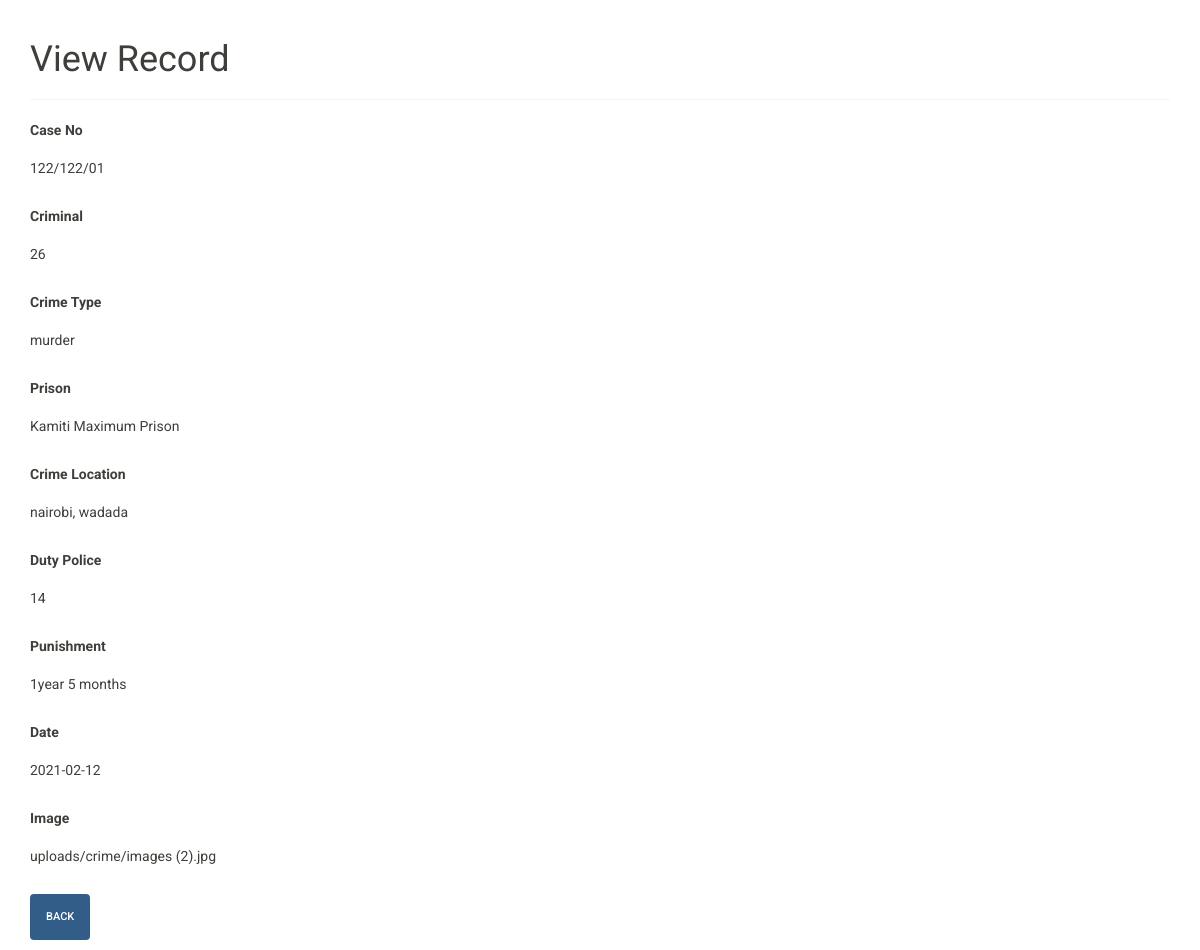
/read-crime.php?id=37, run on the app's committed database.
### tables this page shows
CREATE TABLE `crime` (
 `id` int(11) NOT NULL,
 `caseno` varchar(250) NOT NULL,
 `punishment` varchar(250) DEFAULT NULL,
 `criminal_ID` int(11) DEFAULT NULL,
 `crimeType` varchar(250) DEFAULT NULL,
 `crimeCategory` varchar(250) DEFAULT NULL,
 `prison` varchar(250) DEFAULT NULL,
 `court` varchar(250) DEFAULT NULL,
 `date` date DEFAULT NULL,
 `place` varchar(250) DEFAULT NULL,
 `description` longtext,
 `police_Id` int(11) DEFAULT NULL,
 `image` varchar(250) DEFAULT NULL,
 `uploads_on` datetime NOT NULL
);

### read-crime.php (the view, shortened to what this page needs)
<!DOCTYPE html>
<html lang="en">
<head>
  <link rel="stylesheet" href="css/bootstrap.min.css">
</head>
<body>
  <?php
  if (isset($_GET["id"]) && !empty(trim($_GET["id"]))) {
    require_once "server.php";
    $id = trim($_GET["id"]);
    $query = mysqli_query($db, "SELECT * FROM crime WHERE ID = '$id'");
    if ($row = mysqli_fetch_assoc($query)) {
      $caseno   = $row['caseno'];
      $Punishment    = $row["punishment"];
      $Criminal = $row['criminal_ID'];
      $CrimeType = $row["crimeType"];
      $Prison = $row["prison"];
      $Date = $row["date"];
      $Place = $row["place"];
      $PoliceId = $row["police_Id"];
      $Image = $row["image"];
    } else {
      exit();
    }
  } else {
    header("location: home.php");
    exit();
  }
  ?>
  <div class="wrapper">
    <div class="container-fluid">
      <div class="col-md-12">
        <div class="page-header">
          <h1>View Record</h1>
        </div>
        <div class="form-group">
          <label>Case No</label>
          <p class="form-control-static"><?php echo $caseno ?></p>
        </div>
        <div class="form-group">
          <label>Criminal</label>
          <p class="form-control-static"><?php echo $Criminal ?></p>
        </div>
        <div class="form-group">
          <label>Crime Type</label>
          <p class="form-control-static"><?php echo $CrimeType ?></p>
        </div>
        <div class="form-group">
          <label>Prison</label>
          <p class="form-control-static"><?php echo $Prison ?></p>
        </div>
        <div class="form-group">
          <label>Crime Location</label>
          <p class="form-control-static"><?php echo $Place ?></p>
        </div>
        <div class="form-group">
          <label>Duty Police</label>
          <p class="form-control-static"><?php echo $PoliceId ?></p>
        </div>
        <div class="form-group">
          <label>Punishment</label>
          <p class="form-control-static"><?php echo $Punishment ?></p>
        </div>
        <div class="form-group">
          <label>Date</label>
          <p class="form-control-static"><?php echo $Date ?></p>
        </div>
        <div class="form-group">
          <label>Image</label>
          <p class="form-control-static"><?php echo $Image ?></p>
        </div>
        <p><a href="home.php" class="btn btn-primary">Back</a></p>
      </div>
    </div>
  </div>
</body>
</html>

### read-crime.php (style rules this page uses)
.wrapper { width: 1200px; margin: 0 auto; }

### data on the page
crime: caseno "122/122/01", criminal_ID "26", crimeType "murder", prison "Kamiti Maximum Prison", place "nairobi, wadada", police_Id "14", punishment "1year 5 months", date "2021-02-12", image "uploads/crime/images (2).jpg"
